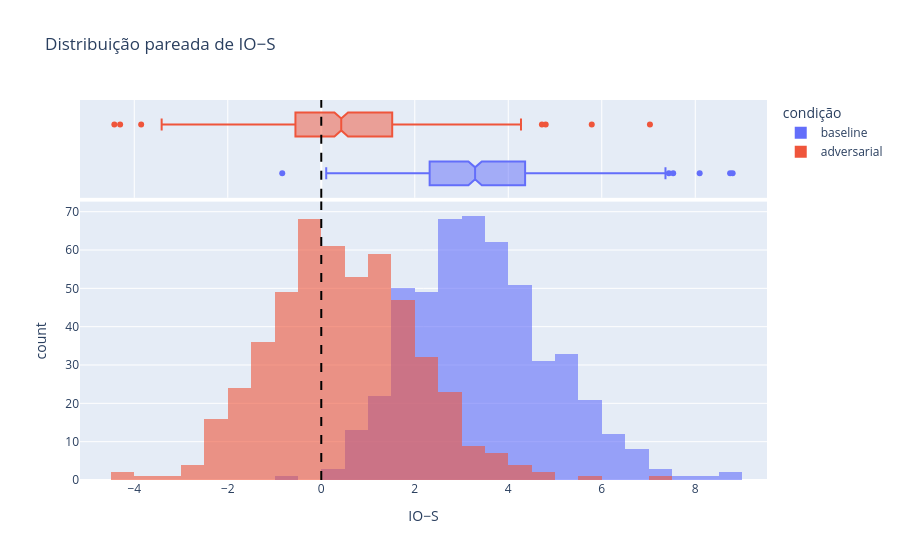
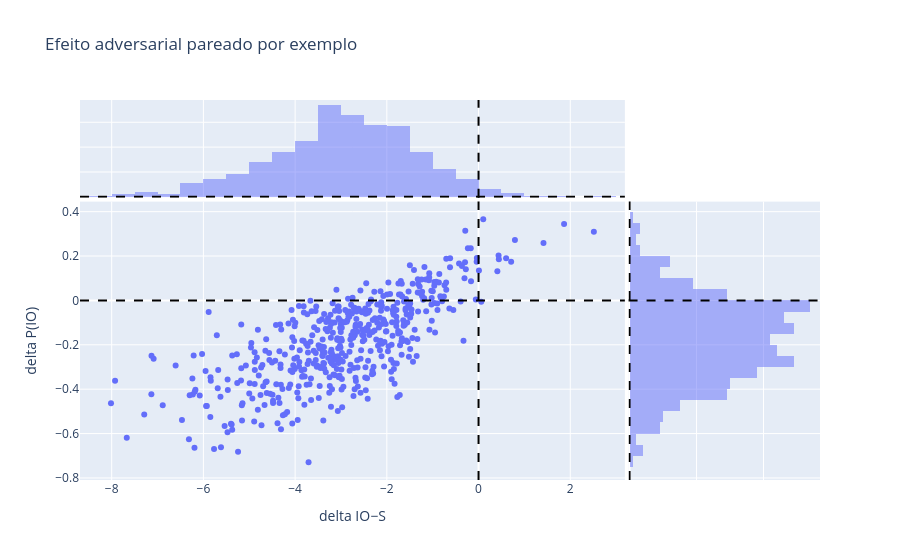

Source (notebook cell) for these figures, in order:
### Code cell
distribution = pd.DataFrame(
    {
        "baseline": baseline_ld.numpy(),
        "adversarial": adversarial_ld.numpy(),
    }
).melt(var_name="condição", value_name="IO−S")
fig_distribution = px.histogram(
    distribution,
    x="IO−S",
    color="condição",
    barmode="overlay",
    opacity=0.60,
    marginal="box",
    title="Distribuição pareada de IO−S",
)
fig_distribution.add_vline(x=0, line_dash="dash", line_color="black")
fig_distribution.show()

deltas = pd.DataFrame(
    {
        "delta IO−S": (adversarial_ld - baseline_ld).numpy(),
        "delta P(IO)": (
            adversarial_io_probability - baseline_io_probability
        ).numpy(),
    }
)
fig_delta = px.scatter(
    deltas,
    x="delta IO−S",
    y="delta P(IO)",
    marginal_x="histogram",
    marginal_y="histogram",
    title="Efeito adversarial pareado por exemplo",
)
fig_delta.add_vline(x=0, line_dash="dash", line_color="black")
fig_delta.add_hline(y=0, line_dash="dash", line_color="black")
fig_delta.show()

### Figure 1 — Plotly figure (JSON) as saved in the notebook; plotly's stock layout.template omitted (floating-point values rounded to 4 significant figures; data arrays with more than 128 entries replaced by an {"elided": "..."} marker saying what was removed)
{"data": [{"bingroup": "x", "hovertemplate": "condição=baseline<br>IO−S=%{x}<br>count=%{y}<extra></extra>", "legendgroup": "baseline", "marker": {"color": "#636efa", "opacity": 0.6, "pattern": {"shape": ""}}, "name": "baseline", "orientation": "v", "showlegend": true, "type": "histogram", "x": {"elided": "500 float values"}, "xaxis": "x", "yaxis": "y"}, {"hovertemplate": "condição=baseline<br>IO−S=%{x}<extra></extra>", "legendgroup": "baseline", "marker": {"color": "#636efa"}, "name": "baseline", "notched": true, "showlegend": false, "type": "box", "x": {"elided": "500 float values"}, "xaxis": "x2", "yaxis": "y2"}, {"bingroup": "x", "hovertemplate": "condição=adversarial<br>IO−S=%{x}<br>count=%{y}<extra></extra>", "legendgroup": "adversarial", "marker": {"color": "#EF553B", "opacity": 0.6, "pattern": {"shape": ""}}, "name": "adversarial", "orientation": "v", "showlegend": true, "type": "histogram", "x": {"elided": "500 float values"}, "xaxis": "x", "yaxis": "y"}, {"hovertemplate": "condição=adversarial<br>IO−S=%{x}<extra></extra>", "legendgroup": "adversarial", "marker": {"color": "#EF553B"}, "name": "adversarial", "notched": true, "showlegend": false, "type": "box", "x": {"elided": "500 float values"}, "xaxis": "x2", "yaxis": "y2"}], "layout": {"barmode": "overlay", "legend": {"title": {"text": "condição"}, "tracegroupgap": 0}, "shapes": [{"line": {"color": "black", "dash": "dash"}, "type": "line", "x0": 0, "x1": 0, "xref": "x", "y0": 0, "y1": 1, "yref": "y domain"}, {"line": {"color": "black", "dash": "dash"}, "type": "line", "x0": 0, "x1": 0, "xref": "x2", "y0": 0, "y1": 1, "yref": "y2 domain"}], "title": {"text": "Distribuição pareada de IO−S"}, "xaxis": {"anchor": "y", "domain": [0.0, 1.0], "title": {"text": "IO−S"}}, "xaxis2": {"anchor": "y2", "domain": [0.0, 1.0], "matches": "x", "showgrid": true, "showticklabels": false}, "yaxis": {"anchor": "x", "domain": [0.0, 0.7326], "title": {"text": "count"}}, "yaxis2": {"anchor": "x2", "domain": [0.7426, 1.0], "matches": "y2", "showgrid": false, "showline": false, "showticklabels": false, "ticks": ""}}}

### Figure 2 — Plotly figure (JSON) as saved in the notebook; plotly's stock layout.template omitted (floating-point values rounded to 4 significant figures; data arrays with more than 128 entries replaced by an {"elided": "..."} marker saying what was removed)
{"data": [{"hovertemplate": "delta IO−S=%{x}<br>delta P(IO)=%{y}<extra></extra>", "legendgroup": "", "marker": {"color": "#636efa", "symbol": "circle"}, "mode": "markers", "name": "", "orientation": "v", "showlegend": false, "type": "scatter", "x": {"elided": "500 float values"}, "xaxis": "x", "y": {"elided": "500 float values"}, "yaxis": "y"}, {"bingroup": "x", "hovertemplate": "delta IO−S=%{x}<br>count=%{y}<extra></extra>", "legendgroup": "", "marker": {"color": "#636efa"}, "name": "", "opacity": 0.5, "showlegend": false, "type": "histogram", "x": {"elided": "500 float values"}, "xaxis": "x3", "yaxis": "y3"}, {"bingroup": "y", "hovertemplate": "delta P(IO)=%{y}<br>count=%{x}<extra></extra>", "legendgroup": "", "marker": {"color": "#636efa"}, "name": "", "opacity": 0.5, "showlegend": false, "type": "histogram", "xaxis": "x2", "y": {"elided": "500 float values"}, "yaxis": "y2"}], "layout": {"barmode": "overlay", "legend": {"tracegroupgap": 0}, "shapes": [{"line": {"color": "black", "dash": "dash"}, "type": "line", "x0": 0, "x1": 0, "xref": "x", "y0": 0, "y1": 1, "yref": "y domain"}, {"line": {"color": "black", "dash": "dash"}, "type": "line", "x0": 0, "x1": 0, "xref": "x2", "y0": 0, "y1": 1, "yref": "y2 domain"}, {"line": {"color": "black", "dash": "dash"}, "type": "line", "x0": 0, "x1": 0, "xref": "x3", "y0": 0, "y1": 1, "yref": "y3 domain"}, {"line": {"color": "black", "dash": "dash"}, "type": "line", "x0": 0, "x1": 1, "xref": "x domain", "y0": 0, "y1": 0, "yref": "y"}, {"line": {"color": "black", "dash": "dash"}, "type": "line", "x0": 0, "x1": 1, "xref": "x2 domain", "y0": 0, "y1": 0, "yref": "y2"}, {"line": {"color": "black", "dash": "dash"}, "type": "line", "x0": 0, "x1": 1, "xref": "x3 domain", "y0": 0, "y1": 0, "yref": "y3"}], "title": {"text": "Efeito adversarial pareado por exemplo"}, "xaxis": {"anchor": "y", "domain": [0.0, 0.7363], "title": {"text": "delta IO−S"}}, "xaxis2": {"anchor": "y2", "domain": [0.7413, 1.0], "matches": "x2", "showgrid": true, "showline": false, "showticklabels": false, "ticks": ""}, "xaxis3": {"anchor": "y3", "domain": [0.0, 0.7363], "matches": "x", "showgrid": true, "showticklabels": false}, "xaxis4": {"anchor": "y4", "domain": [0.7413, 1.0], "matches": "x2", "showgrid": true, "showline": false, "showticklabels": false, "ticks": ""}, "yaxis": {"anchor": "x", "domain": [0.0, 0.7326], "title": {"text": "delta P(IO)"}}, "yaxis2": {"anchor": "x2", "domain": [0.0, 0.7326], "matches": "y", "showgrid": true, "showticklabels": false}, "yaxis3": {"anchor": "x3", "domain": [0.7426, 1.0], "matches": "y3", "showgrid": true, "showline": false, "showticklabels": false, "ticks": ""}, "yaxis4": {"anchor": "x4", "domain": [0.7426, 1.0], "matches": "y3", "showgrid": true, "showline": false, "showticklabels": false, "ticks": ""}}}
